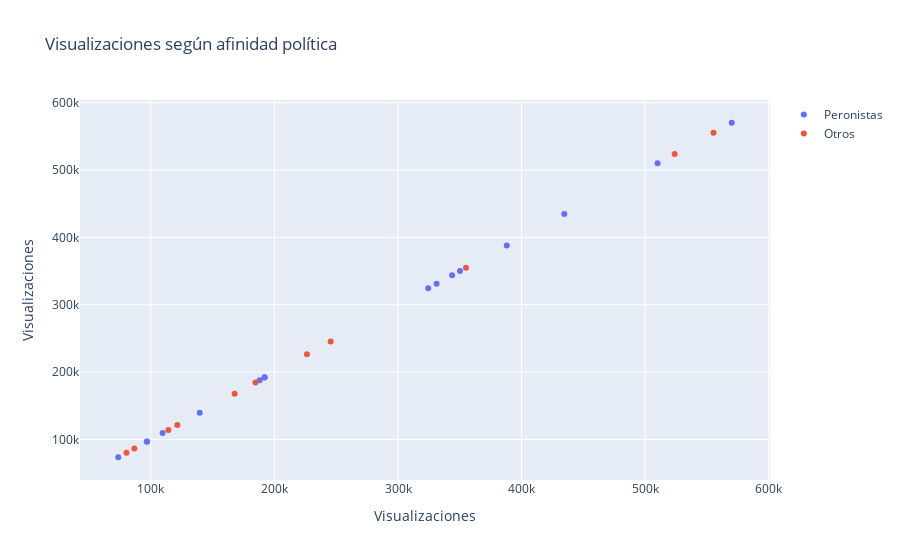

The cell this chart's notebook holds for it:
### Markdown cell above
### Gráfico 2

### Code cell
import plotly.graph_objects as go

# Creaamos la figura
fig = go.Figure()

# Gráfico interactivo para los videos peronistas
fig.add_trace(go.Scatter(
    x=df_peronistas['view_count'],
    y=df_peronistas['view_count'],
    mode='markers',
    hovertemplate='<b>%{text}</b><br>Visualizaciones: %{x}<extra></extra>',
    text=df_peronistas[['video_title', 'afinidad_politica']],
    name='Peronistas'
))

# Gráfico interactivo para los videos no peronistas
fig.add_trace(go.Scatter(
    x=df_no_peronistas['view_count'],
    y=df_no_peronistas['view_count'],
    mode='markers',
    hovertemplate='<b>%{text}</b><br>Visualizaciones: %{x}<extra></extra>',
    text=df_no_peronistas[['video_title', 'afinidad_politica']],
    name='Otros'
))

# Configuración de ejes
fig.update_layout(
    xaxis=dict(
        tickformat='.2s',
        title='Visualizaciones'
    ),
    yaxis=dict(
        tickformat='.2s',
        title='Visualizaciones'
    ),
    title='Visualizaciones según afinidad política'
)

# Mostrar el gráfico interactivo
fig.show()

# Generamos la imagen del gráfico para que sea visible en Github
pio.write_image(fig, 'grafico3.png')

Image('grafico3.png')

### Figure 1 — Plotly figure (JSON) as saved in the notebook; plotly's stock layout.template omitted (floating-point values rounded to 4 significant figures)
{"data": [{"hovertemplate": "<b>%{text}</b><br>Visualizaciones: %{x}<extra></extra>", "mode": "markers", "name": "Peronistas", "text": [["El Método Rebord #50 - Alberto Fernández", "peronismo"], ["El Método Rebord #47 - Máximo Kirchner", "peronismo"], ["El Método Rebord #46 - Emmanuel Alvarez Agis", "peronismo"], ["El Método Rebord #40 - Sergio Berni", "peronismo"], ["El Método Rebord #37 - Fernando Vaca Narvaja", "peronismo"], ["El Método Rebord #34 - Jorge Capitanich", "peronismo"], ["El Método Rebord #32 - Juan Grabois", "peronismo"], ["El Método Rebord #29 - Guillermo Moreno", "peronismo"], ["El Método Rebord #28 - Fernando &quot;Pato&quot; Galmarini", "peronismo"], ["El Método Rebord #20 - Carlos Corach", "peronismo"], ["El Método Rebord #57 - Julio de Vido", "peronismo"], ["El Método Rebord #15 - Leandro Santoro", "peronismo"], ["El Método Rebord #12 - Matías Kulfas", "peronismo"], ["El Método Rebord #9 - Mayra Arena", "peronismo"], ["El Método Rebord #4 - Ofelia Fernández", "peronismo"], ["El Método Rebord #2 - Pedro Rosemblat", "peronismo"]], "type": "scatter", "x": [510063, 570136, 331206, 188010, 388048, 96607, 324430, 434615, 109478, 192152, 191907, 96944, 73578, 139537, 343806, 350159], "y": [510063, 570136, 331206, 188010, 388048, 96607, 324430, 434615, 109478, 192152, 191907, 96944, 73578, 139537, 343806, 350159]}, {"hovertemplate": "<b>%{text}</b><br>Visualizaciones: %{x}<extra></extra>", "mode": "markers", "name": "Otros", "text": [["El Método Rebord #53 - Carlos Melconian", "cambiemos"], ["El Método Rebord #42 - Cristian Ritondo", "cambiemos"], ["Cónclave #2 - Santi Maratea y Ofelia Fernández", null], ["Cónclave #1 - Carlos Maslatón e Iván Schargrodsky", "liberal"], ["El Método Rebord #33 - Jorge Altamira", "izquierda"], ["El Método Rebord #27 - Franco Rinaldi", "liberal"], ["El Método Rebord #23 - Sergio Chodos", null], ["El Método Rebord #19 - Gustavo Grobocopatel", null], ["El Método Rebord #14 - Diego Lagomarsino", null], ["El Método Rebord #7 - Carlos Maslatón", "liberal"], ["El Método Rebord #6 - Georgina Orellano", null]], "type": "scatter", "x": [355041, 80234, 226321, 523928, 167793, 184686, 114087, 121424, 245482, 555386, 86604], "y": [355041, 80234, 226321, 523928, 167793, 184686, 114087, 121424, 245482, 555386, 86604]}], "layout": {"autosize": true, "title": {"text": "Visualizaciones según afinidad política"}, "xaxis": {"autorange": true, "range": [43930.0, 599800.0], "tickformat": ".2s", "title": {"text": "Visualizaciones"}, "type": "linear"}, "yaxis": {"autorange": true, "range": [32600.0, 611100.0], "tickformat": ".2s", "title": {"text": "Visualizaciones"}, "type": "linear"}}}
